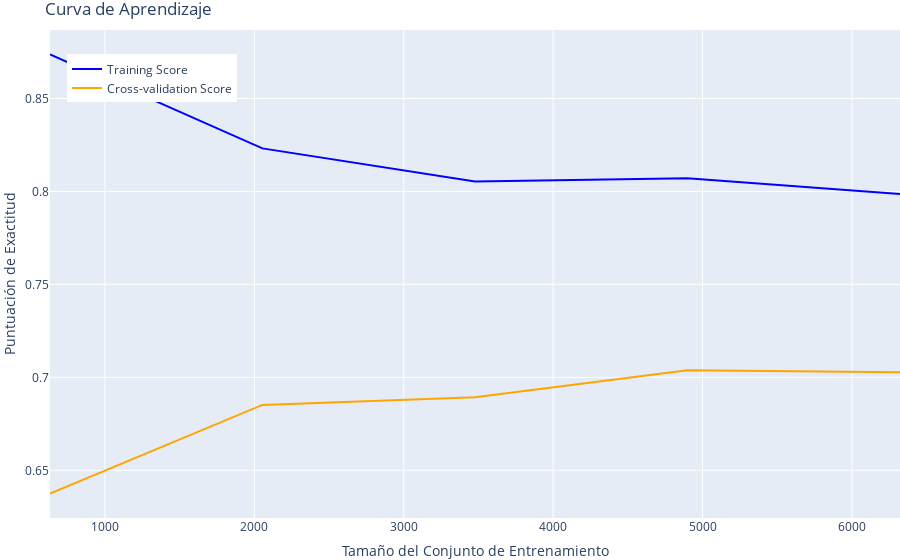

Notebook cell for this chart:
### Markdown cell above
##### Curva de Aprendizaje:

Plotea la curva de aprendizaje para entender si tu modelo se beneficiaría de más datos de entrenamiento o si está sobreajustado.

### Code cell
import plotly.graph_objects as go
from sklearn.model_selection import learning_curve

def plot_learning_curve(estimator, X, y, cv=5):
    train_sizes, train_scores, test_scores = learning_curve(estimator, X, y, cv=cv)

    train_scores_mean = np.mean(train_scores, axis=1)
    test_scores_mean = np.mean(test_scores, axis=1)

    fig = go.Figure()

    fig.add_trace(go.Scatter(
        x=train_sizes,
        y=train_scores_mean,
        mode='lines',
        name='Training Score',
        line=dict(color='blue')
    ))

    fig.add_trace(go.Scatter(
        x=train_sizes,
        y=test_scores_mean,
        mode='lines',
        name='Cross-validation Score',
        line=dict(color='orange')
    ))

    fig.update_layout(
        title='Curva de Aprendizaje',
        xaxis_title='Tamaño del Conjunto de Entrenamiento',
        yaxis_title='Puntuación de Exactitud',
        legend=dict(x=0.02, y=0.95),
        margin=dict(l=0, r=0, t=30, b=0)
    )

    fig.show()
    fig.write_html(path_base + r"\\static\html\df_prediccion.html")
    fig.write_image(path_base + r"\\static\img\df_prediccion.png")

# Utiliza la función con tu mejor modelo y conjuntos de entrenamiento
plot_learning_curve(best_model, X_train, y_train)

### Figure 1 — Plotly figure (JSON) as saved in the notebook; plotly's stock layout.template omitted (floating-point values rounded to 4 significant figures)
{"data": [{"line": {"color": "blue"}, "mode": "lines", "name": "Training Score", "type": "scatter", "x": [632, 2054, 3477, 4899, 6322], "y": [0.8737, 0.8232, 0.8053, 0.8071, 0.7986]}, {"line": {"color": "orange"}, "mode": "lines", "name": "Cross-validation Score", "type": "scatter", "x": [632, 2054, 3477, 4899, 6322], "y": [0.6375, 0.6852, 0.6894, 0.7038, 0.7028]}], "layout": {"legend": {"x": 0.02, "y": 0.95}, "margin": {"b": 0, "l": 0, "r": 0, "t": 30}, "title": {"text": "Curva de Aprendizaje"}, "xaxis": {"title": {"text": "Tamaño del Conjunto de Entrenamiento"}}, "yaxis": {"title": {"text": "Puntuación de Exactitud"}}}}
